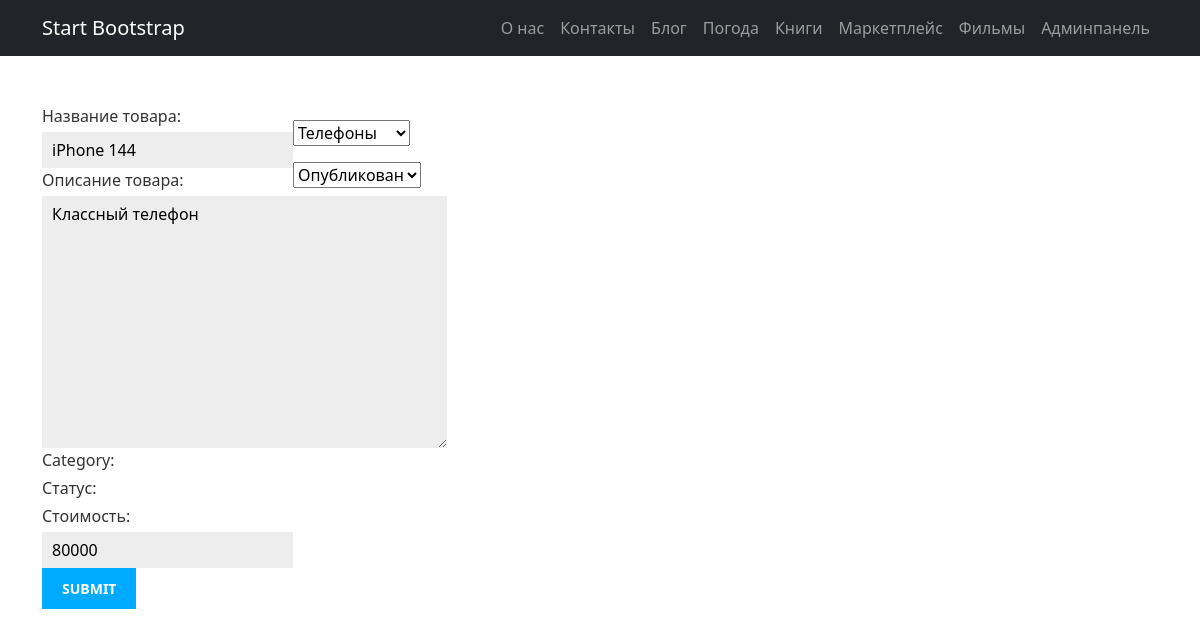
The page /marketplace/product/1/edit on the database its author committed.
### marketplace/models.py (models this page shows, shortened)
class Product(models.Model):
    STATUS_CHOICES = [
        (1, 'Опубликован'),
        (2, 'В разработке'),
        (3, 'Архив'),
        (4, 'Удалено'),
    ]
    name = models.CharField("Название товара", max_length=200)
    description = models.TextField("Описание товара", blank=True, null=True)
    image = models.ImageField(
        "Изображение товара",
        blank=True,
        null=True,
        upload_to="images/product/%Y/%m/%d/",
        validators=[
            FileExtensionValidator(allowed_extensions=("png", "jpg", "webp", "gif"))
        ],
    )
    category = models.ForeignKey(Category, on_delete=models.CASCADE)
    status = models.IntegerField("Статус", choices=STATUS_CHOICES)
    price = models.IntegerField("Стоимость")
    comment = models.ManyToManyField(Feedback,verbose_name="Отзыв", blank=True)

class Category(models.Model):
    name = models.CharField(max_length=200)
    def __str__(self):
        return self.name

### marketplace/views.py (the view)
# urls.py: path("product/<int:pk>/edit", views.product_edit, name='product_edit'),
def product_edit(request, pk):
    try:
        old_data = get_object_or_404(Product, pk=pk)
    except Exception:
        raise Http404('Такого товара не существует')
    if request.method =='POST':
        form = ProductForm(request.POST, instance=old_data)
        if form.is_valid():
            form.save()
            return redirect('marketplace:product_list')
    else:
        form = ProductForm(instance = old_data)
        context = {
            'form': form
        }
        return render(request, 'marketplace/product_edit.html', context)

### marketplace/forms.py
class ProductForm(ModelForm):
    class Meta:
        model = Product
        fields = ('name', 'description', 'category', 'status', 'price')

### marketplace/templates/marketplace/product_edit.html (shortened to what this page needs)
{% extends "blog/base.html" %}
{% block content %}
<div class="row ">
    <div class="col">
        <div class="row">
           <form method = "post">
                {{ form.as_p }}
                <input type = "submit" value = "submit">
            </form>
        </div>
    </div>
</div>
{% endblock %}

### blog/static/css/blog.css (style rules this page uses)
body { margin:0; padding:0; font-family:helvetica, sans-serif; }
label { float:left; clear:both; color:#333; margin-bottom:4px; }
input, textarea { clear:both; float:left; margin:0 0 10px; background:#ededed; border:0; padding:6px 10px; font-size:12px; }
input[type=submit] { font-weight:bold; background:#00abff; color:#fff; padding:10px 20px; font-size:14px; text-transform:uppercase; }

### rows shown on the page
Product: name "iPhone 144", description "Классный телефон", category "Телефоны", status "Опубликован", price "80000"
